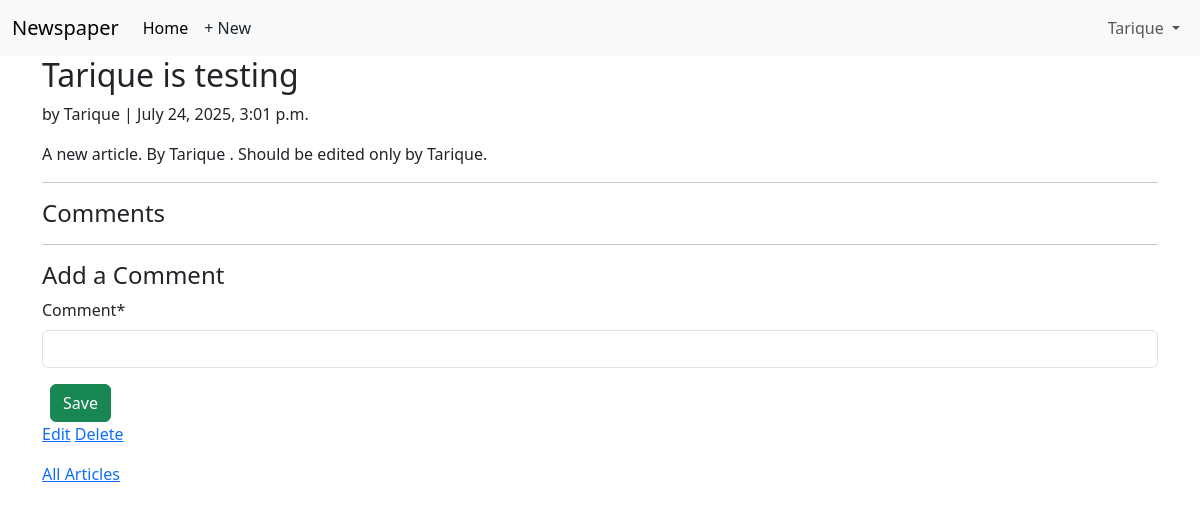
Page /articles/7/ (signed in) on the earlier database version.
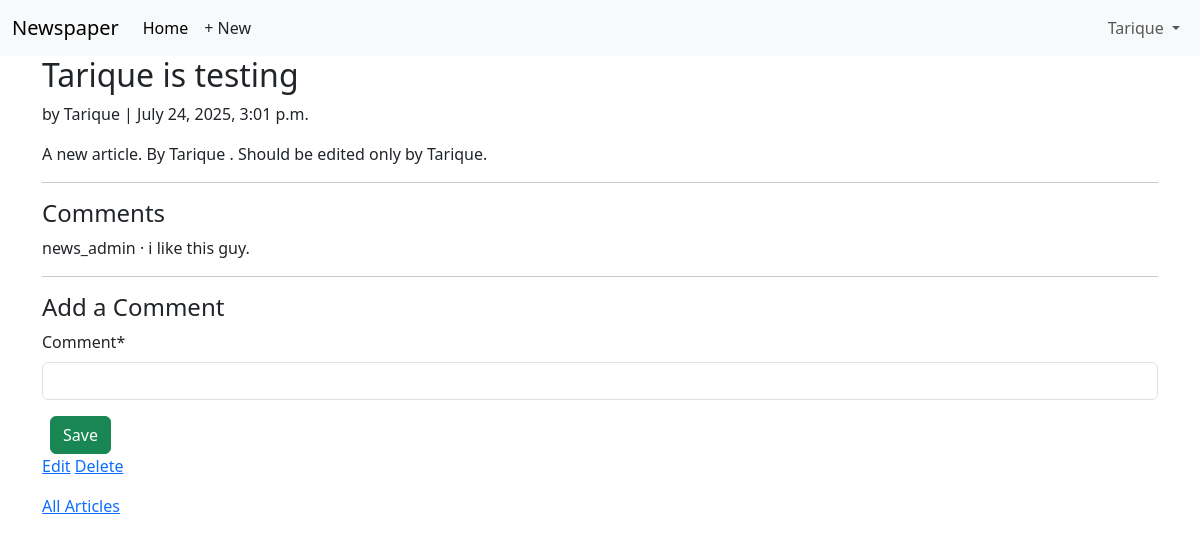
Same page on the later database version.
### articles/models.py (models this page shows, shortened)
class Comment(models.Model):
	article = models.ForeignKey(Article, on_delete=models.CASCADE,)
	comment = models.CharField(max_length=140)
	author = models.ForeignKey(settings.AUTH_USER_MODEL, on_delete=models.CASCADE,)
	def __str__(self):
		return self.comment

### accounts/models.py (models this page shows)
class CustomUser(AbstractUser):
	age = models.PositiveIntegerField(null=True, blank=True)

### articles/views.py (the view, shortened to what this page needs)
# urls.py: path("<int:pk>/", ArticleDetailView.as_view(), name="article_detail"),
class ArticleDetailView(LoginRequiredMixin, DetailView):
	def get(self , request , *args , **kwargs):
		view = CommentGet.as_view()
		return view(request, *args, **kwargs)

### articles/forms.py
class CommentForm(forms.ModelForm):
	class Meta:
		model = Comment
		fields = ('comment',)

### articles/views.py (called while the page is built)
	def get_context_data(self, **kwargs):
		context = super().get_context_data(**kwargs)
		context["form"] = CommentForm()
		return context

### templates/article_detail.html
{% extends "base.html" %}
{% load crispy_forms_tags %}
{% block content %}
<div class="article-entry">
	<h2>{{ object.title }}</h2>
	<p>by {{ object.auther }} | {{ object.date }}</p>
	<p>{{ object.body }}</p>
</div>
<hr>
<h4>Comments</h4>
{% for comment in article.comment_set.all %}
<p>{{ comment.author }} &middot; {{ comment }}</p>
{% endfor %}
<hr>
<h4>Add a Comment</h4>
<form action="" method="post">{% csrf_token %}
	{{ form|crispy }}
	<button class="btn btn-success ms-2" type="submit">Save</button>
</form>
<div>
	{% if article.auther.pk == request.user.pk %}
	<p><a href="{% url 'article_edit' article.pk %}">Edit</a>
		<a href="{% url 'article_delete' article.pk %}">Delete</a>
	</p>
	{% endif %}
	<p><a href="{% url 'article_list' %}">All Articles</a></p>
</div>
{% endblock content %}

Differences in the rows shown:
added Comment: author "news_admin", comment "i like this guy."
